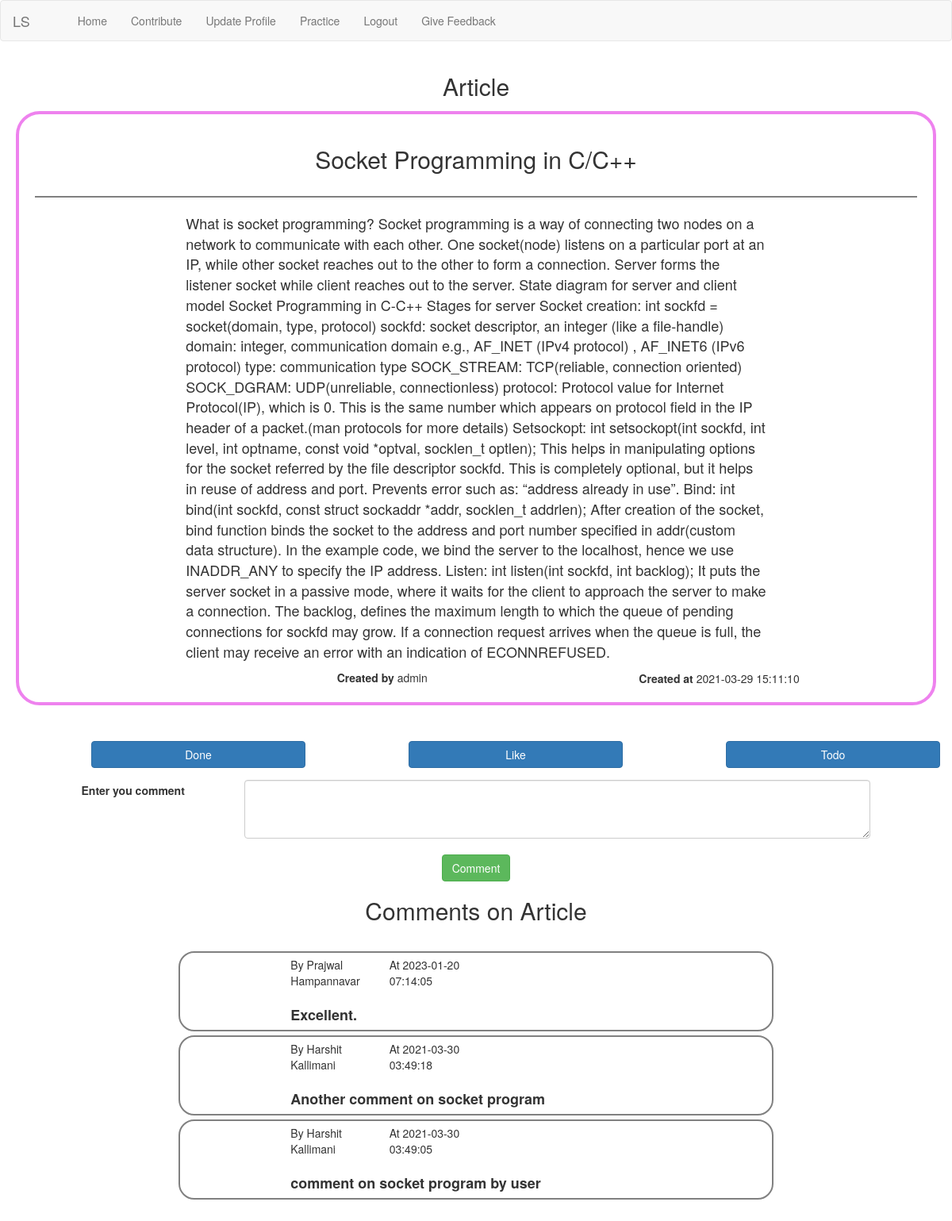
Page /user/single_article.php?art_id=3 (signed in) on the committed database.
### tables this page shows
CREATE TABLE `articles` (
  `art_id` int(11) NOT NULL,
  `header` text NOT NULL,
  `content` text NOT NULL,
  `time` timestamp NOT NULL DEFAULT current_timestamp() ON UPDATE current_timestamp(),
  `creator_id` int(11) NOT NULL
);

CREATE TABLE `users` (
  `user_id` int(11) NOT NULL,
  `first_name` varchar(20) NOT NULL,
  `middle_name` varchar(20) NOT NULL,
  `last_name` varchar(20) NOT NULL,
  `city` varchar(20) NOT NULL,
  `state` varchar(20) NOT NULL,
  `zipcode` char(6) NOT NULL,
  `email` varchar(40) NOT NULL,
  `dob` date NOT NULL,
  `biodata` text NOT NULL,
  `password` varchar(20) NOT NULL,
  `user_type` varchar(20) NOT NULL DEFAULT 'user',
  `age` int(11) NOT NULL
);

CREATE TABLE `comments` (
  `user_id` int(11) NOT NULL,
  `comment` text NOT NULL,
  `comment_on` int(11) NOT NULL,
  `type` varchar(20) NOT NULL,
  `time` timestamp NOT NULL DEFAULT current_timestamp()
);

### user/single_article.php (the view, shortened to what this page needs)
<!DOCTYPE html>
<?php
include("user_header.php");
function single_article()
{
    global $con;
    if (isset($_GET['art_id'])) {
        $art_id = $_GET['art_id'];
        $get_art = "SELECT * FROM articles where art_id='$art_id'";
        $run_art = mysqli_query($con, $get_art);
        $row_art = mysqli_fetch_array($run_art);
        $header = $row_art['header'];
        $content = $row_art['content'];
        $time = $row_art['time'];
        $creator = $row_art['creator_id'];
        $select_creator = "SELECT * FROM users where user_id='$creator'";
        $run_creator = mysqli_query($con, $select_creator);
        $row = mysqli_fetch_array($run_creator);
        $first_name = $row['first_name'];
        echo "
        <div class='container-fluid'>
            <div class='article'>
                <div class='row'>
                    <div class='col-sm-12'>
                        <center><h2>$header</h2></center>
                    </div>
                </div>
                 <hr id='hl' >
                <div class='row content'>
                    <div class='col-sm-2'>
                    </div>
                    <div class='col-sm-8'>
                        $content
                    </div>
                    <div class='col-sm-2'>
                    </div>
                </div>
                <div class='row time'>
                    <div class='col-sm-4'></div>
                    <div class='col-sm-4'><strong>Created by</strong>  $first_name</div>
                    <div class='col-sm-1'></div>
                    <div class='col-sm-4'><strong>Created at</strong>  $time </div>
                </div>
            </div>
            </br>
        </div>
        </br>
        ";
    }
}
function show_comments()
{
    global $con;
    $art_id = $_GET['art_id'];
    $select = "SELECT * FROM comments WHERE comment_on = '$art_id' AND type='art' ORDER BY time DESC LIMIT 20";
    $run_select = mysqli_query($con, $select);
    while ($row_comments = mysqli_fetch_array($run_select)) {
        $comment = $row_comments['comment'];
        $user_id = $row_comments['user_id'];
        $time = $row_comments['time'];
        $select_user = "SELECT * FROM users WHERE user_id = $user_id";
        $run_user = mysqli_query($con, $select_user);
        $row = mysqli_fetch_array($run_user);
        $first_name = $row['first_name'];
        $last_name = $row['last_name'];
        echo "
        <div class='container-fluid'>
            <div class='row'>
                <div class='col-sm-2'></div>
                <div class='col-sm-8'>
                    <div class='container-fluid comment'>
                        <div class='row head'>
                            <div class='col-sm-2'>
                            </div>
                            <div class='col-sm-2'>
                            By  $first_name $last_name
                            </div>
                            <div class='col-sm-2'>
                            At $time
                            </div>
                        </div>
                        <br>
                        <div class='row'>
                            <div class='col-sm-2'>
                            </div>
                            <div class='col-sm-8 des'>
                            <strong>$comment</strong>
                            </div>
                            <div class='col-sm-2'></div>
                        </div>
                    </div>
                </div>
                <div class='col-sm-2'></div>
            </div>
        </div>
        ";
    }
}
?>
<html>
<head>
    <link rel="stylesheet" href="https://maxcdn.bootstrapcdn.com/bootstrap/3.4.1/css/bootstrap.min.css">
    <link rel="stylesheet" type="text/css" href="../styles/articles.css">
</head>
<body>
    <div class="container-fulid">
        <div class="row">
            <div class="col-sm-12">
                <center>
                    <h2>Article</h2>
                </center>
            </div>
        </div>
        <?php echo single_article(); ?>
        <div class="container-fluid" style="margin-bottom:15px;">
            <div class="row">
                <div class="col-sm-1"></div>
                <div class="col-sm-3">
                    <form action='' method='post'>
                        <form action="" method="post" enctype="multipart/form" role="form" class="form-horizontal">
                            <button type="submit" class="btn btn-primary btn-block" name="done">Done</button>
                        </form>
                    </form>
                </div>
                <div class="col-sm-1"></div>
                <div class="col-sm-3">
                    <form action="" method="post" enctype="multipart/form" role="form" class="form-horizontal">
                        <button type="submit" class="btn btn-primary btn-block" name="liked">Like</button>
                    </form>
                </div>
                <div class="col-sm-1"></div>
                <div class="col-sm-3">
                    <form action="" method="post" enctype="multipart/form" role="form" class="form-horizontal">
                        <button type="submit" class="btn btn-primary btn-block" name="todo">Todo</button>
                    </form>
                </div>
            </div>
        </div>
        <form action="" method="post" class='form-inline'>
            <div class="row">
                <div class="col-sm-1"></div>
                <div class="col-sm-2"><label for="cmt" class="control-label">Enter you comment</label></div>
                <div class="col-sm-6">
                    <textarea name="cmt" id="" cols="100" rows="3" class="form-control"></textarea>
                </div>
            </div>
            <br>
            <div class="row">
                <center><input type="submit" name="sub_cmt" value="Comment" class="btn btn-success"></center>
            </div>
        </form>
        <div class="container-fluid">
            <div class="row">
                <center>
                    <h2>Comments on Article</h2>
                </center>
            </div>
            <br>
            <?php show_comments(); ?>
        </div>
    </div>
    <br><br>
</body>
</html>

### styles/articles.css (style rules this page uses)
.article { border: 4px solid violet; border-radius: 30px; margin: 5px; padding: 20px; }
.time { margin-top: 10px; }
.content { font-size: 18px; }
#hl { height: 2px; border-width: 0; color: gray; background-color: gray; }
.comment { border: 2px solid gray; }

### user/single_article.php (style rules this page uses)
body { background-image: url('../images/MegaTron.jpg'); background-repeat: no-repeat; background-size: cover; overflow-x: hidden; }
.comment { border: 2px solid gray; border-radius: 20px; padding-top: 5px; padding-bottom: 5px; margin-top: 5px; }
.des { font-size: 18px; }

### rows in the picture
articles: header "Socket Programming in C/C++", content "What is socket programming? Socket programming is a way of connecting two nodes on a network to communicate with each other. One socket(node) listens on a particular port at an IP, while other socket reaches out to the other to form a connection. Server forms the listener socket while client reaches out to the server. State diagram for server and client model Socket Programming in C-C++ Stages for server Socket creation: int sockfd = socket(domain, type, protocol) sockfd: socket descriptor, an integer (like a file-handle) domain: integer, communication domain e.g., AF_INET (IPv4 protocol) , AF_INET6 (IPv6 protocol) type: communication type SOCK_STREAM: TCP(reliable, connection oriented)…", time "2021-03-29 15:11:10"
users: first_name "admin"
comments: user.first_name "Prajwal", user.last_name "Hampannavar", time "2023-01-20 07:14:05", comment "Excellent."
comments: user.first_name "Harshit", user.last_name "Kallimani", time "2021-03-30 03:49:18", comment "Another comment on socket program"
comments: user.first_name "Harshit", user.last_name "Kallimani", time "2021-03-30 03:49:05", comment "comment on socket program by user"
